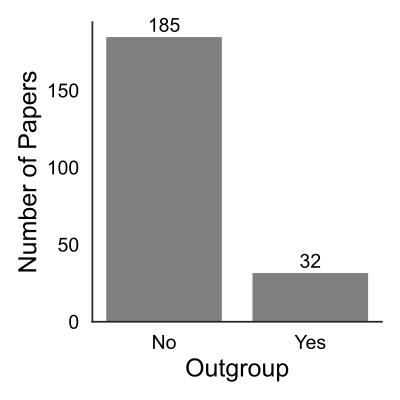

This figure's Python source:
################################################################################

# Outgroup Usage

################################################################################

import os
import pandas as pd
import matplotlib.pyplot as plt
import seaborn as sns

# Load CSV
df = pd.read_csv("review_papers.csv")

# Show first few rows
print(df.head())

# Set seaborn theme
sns.set_theme(style="white")

# Count 'Yes' and 'No' in the 'Outgroup selection' column
outgroup_counts = df['Outgroup selection'].value_counts()
yes_count = outgroup_counts.get('Yes', 0)
no_count = outgroup_counts.get('No', 0)

print(f"Number of papers with Outgroup selection 'Yes': {yes_count}")
print(f"Number of papers with Outgroup selection 'No': {no_count}")

# Plot settings
fig, ax = plt.subplots(figsize=(4, 4), facecolor='white')
ax.set_facecolor('white')

# Plot bars
bars = ax.bar(outgroup_counts.index, outgroup_counts.values, color='gray')

# Axis labels
ax.set_xlabel('Outgroup', fontsize=18, color='black')
ax.set_ylabel('Number of Papers', fontsize=18, color='black')
ax.tick_params(axis='x', labelrotation=0, labelsize=14, colors='black')
ax.tick_params(axis='y', labelsize=14, colors='black')


# Add value labels
for i, count in enumerate(outgroup_counts.values):
    plt.text(i, count + 0.5, str(count), ha='center', va='bottom', fontsize=14, color='black')

# Show X and Y axes
ax = plt.gca()
ax.set_facecolor('white')  # Set background to white
plt.grid(False)
ax.spines['top'].set_visible(False)
ax.spines['right'].set_visible(False)
ax.spines['left'].set_visible(True)
ax.spines['bottom'].set_visible(True)

# Export to PDF
plt.tight_layout()
plt.savefig("figure_a.pdf", format="pdf")

# Display the plot
plt.show()
